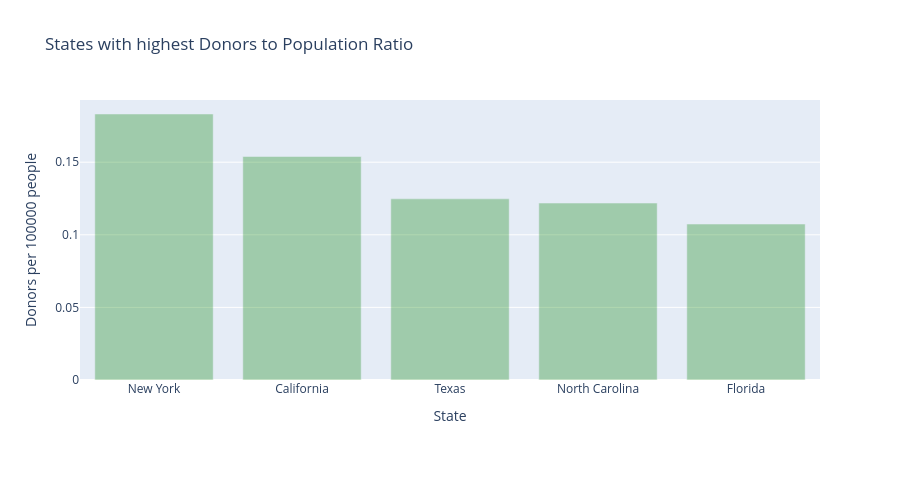

Notebook code for this chart:
### Markdown cell above
#### 2.4.1 Donde se encuentran los donantes en California

### Code cell
import plotly.graph_objs as go
import operator


census_2013 = {
    'Mississippi': 2991207, 'Iowa': 3090416, 'Oklahoma': 3850568,
    'Delaware': 925749, 'Minnesota': 5420380, 'Alaska': 735132,
    'Illinois': 12882135, 'Arkansas': 2959373, 'New Mexico': 2085287,
    'Indiana': 6570902, 'Maryland': 5928814, 'Louisiana': 4625470,
    'Texas': 26448193, 'Wyoming': 582658, 'Arizona': 6626624,
    'Wisconsin': 5742713, 'Michigan': 9895622, 'Kansas': 2893957,
    'Utah': 2900872, 'Virginia': 8260405, 'Oregon': 3930065,
    'Connecticut': 3596080, 'New York': 19651127, 'California': 38332521,
    'Massachusetts': 6692824, 'West Virginia': 1854304,
    'South Carolina': 4774839, 'New Hampshire': 1323459,
    'Vermont': 626630, 'Georgia': 9992167, 'North Dakota': 723393,
    'Pennsylvania': 12773801, 'Florida': 19552860, 'Hawaii': 1404054,
    'Kentucky': 4395295, 'Rhode Island': 1051511,
    'Nebraska': 1868516, 'Missouri': 6044171, 'Ohio': 11570808,
    'Alabama': 4833722, 'South Dakota': 844877, 'Colorado': 5268367,
    'Idaho': 1612136, 'New Jersey': 8899339, 'Washington': 6971406,
    'North Carolina': 9848060, 'Tennessee': 6495978,
    'Montana': 1015165, 'District of Columbia': 646449,
    'Nevada': 2790136, 'Maine': 1328302
}


# cantidad de donadores por estado
donors_from_states = dict(
    donors_df['Donor State'].value_counts()
)


# calcular donadores por cada 100000 habitantes
don_pop = {}

for state, don in donors_from_states.items():

    if state not in census_2013:
        continue

    don_pop[state] = float(don) * 100000 / census_2013[state]


# ordenar de mayor a menor
don_pop = sorted(
    don_pop.items(),
    key=operator.itemgetter(1),
    reverse=True
)


# separar columnas
xx = [x[0] for x in don_pop][1:]
yy = [x[1] for x in don_pop][1:]


# gráfica
trace2 = go.Bar(
    x=xx,
    y=yy,
    name='Donors to Population',
    marker=dict(color='green'),
    opacity=0.3
)


fig = go.Figure(
    data=[trace2]
)


fig.update_layout(
    title='States with highest Donors to Population Ratio',
    barmode='group',
    margin=dict(b=120),
    legend=dict(
        x=-0.1,
        y=1.2
    ),
    xaxis_title="State",
    yaxis_title="Donors per 100000 people",
    height=500,
    width=900
)


fig.show()

### Figure 1 — Plotly figure (JSON) as saved in the notebook; plotly's stock layout.template omitted (floating-point values rounded to 4 significant figures)
{"data": [{"marker": {"color": "green"}, "name": "Donors to Population", "opacity": 0.3, "type": "bar", "x": ["New York", "California", "Texas", "North Carolina", "Florida"], "y": [0.1832, 0.1539, 0.1248, 0.1219, 0.1074]}], "layout": {"barmode": "group", "height": 500, "legend": {"x": -0.1, "y": 1.2}, "margin": {"b": 120}, "title": {"text": "States with highest Donors to Population Ratio"}, "width": 900, "xaxis": {"title": {"text": "State"}}, "yaxis": {"title": {"text": "Donors per 100000 people"}}}}
